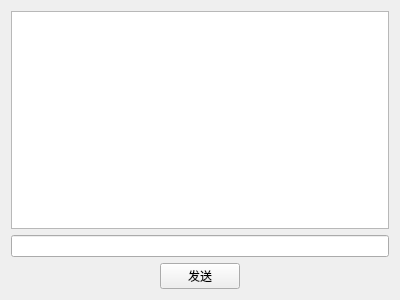
<?xml version="1.0" encoding="UTF-8"?>
<ui version="4.0">
 <class>Widget</class>
 <widget class="QWidget" name="Widget">
  <property name="geometry">
   <rect>
    <x>0</x>
    <y>0</y>
    <width>400</width>
    <height>300</height>
   </rect>
  </property>
  <property name="windowTitle">
   <string>Widget</string>
  </property>
  <layout class="QVBoxLayout" name="verticalLayout">
   <item>
    <widget class="QTextEdit" name="textEdit"/>
   </item>
   <item>
    <widget class="QLineEdit" name="lineEdit"/>
   </item>
   <item>
    <layout class="QHBoxLayout" name="horizontalLayout">
     <item>
      <spacer name="horizontalSpacer_2">
       <property name="orientation">
        <enum>Qt::Horizontal</enum>
       </property>
       <property name="sizeHint" stdset="0">
        <size>
         <width>40</width>
         <height>20</height>
        </size>
       </property>
      </spacer>
     </item>
     <item>
      <widget class="QPushButton" name="Btn">
       <property name="text">
        <string>发送</string>
       </property>
      </widget>
     </item>
     <item>
      <spacer name="horizontalSpacer_3">
       <property name="orientation">
        <enum>Qt::Horizontal</enum>
       </property>
       <property name="sizeHint" stdset="0">
        <size>
         <width>40</width>
         <height>20</height>
        </size>
       </property>
      </spacer>
     </item>
    </layout>
   </item>
  </layout>
 </widget>
 <layoutdefault spacing="6" margin="11"/>
 <resources/>
 <connections/>
</ui>
